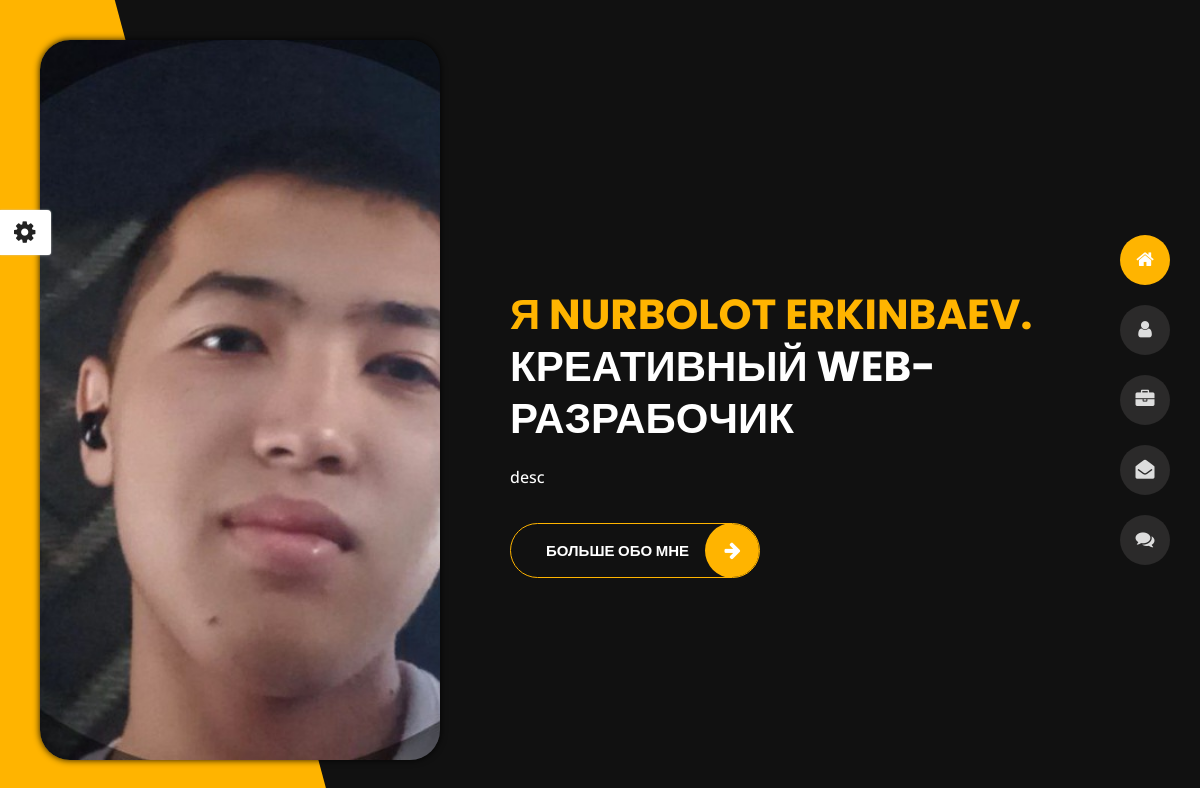
Before: / with the older database file.
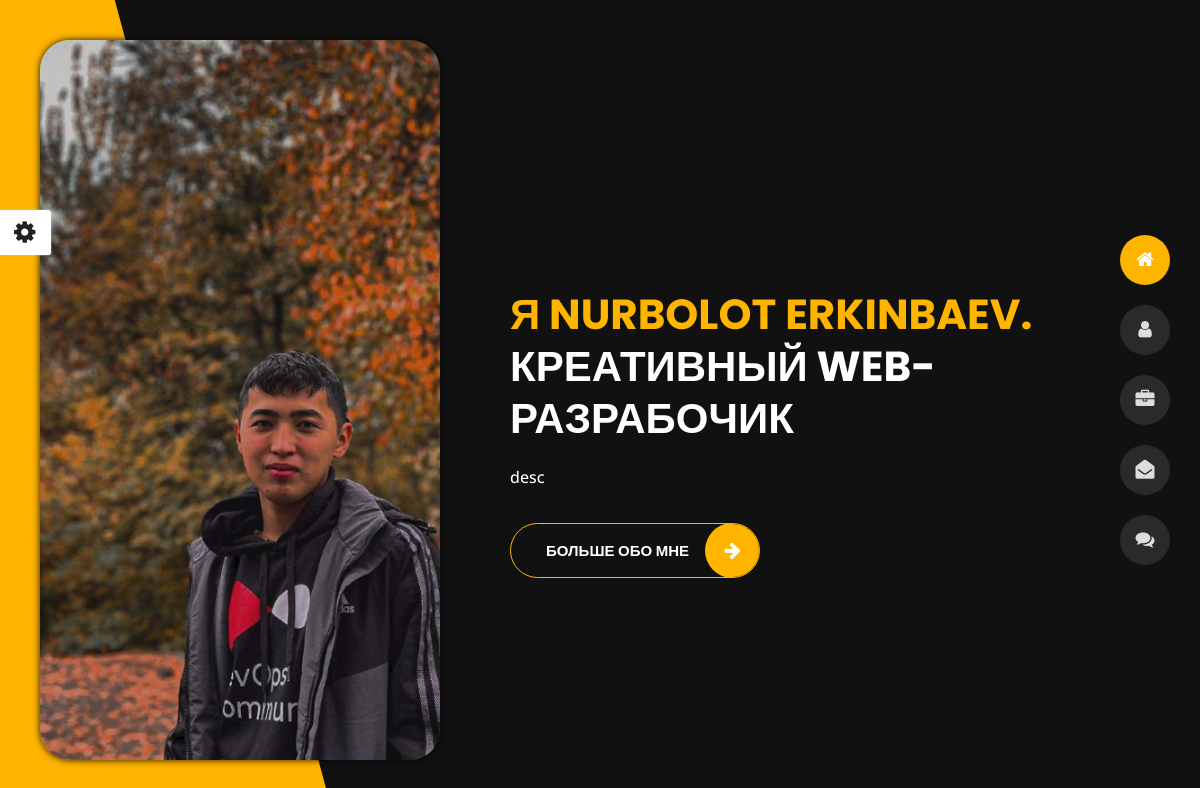
After: the same page with the newer database file.
### about/models.py (models this page shows)
class About(models.Model):
    my_name = models.CharField(max_length =245)
    my_desc = models.TextField()
    my_works1 = models.CharField(max_length =255)
    my_works2 = models.CharField(max_length =255)
    my_firstName = models.CharField(max_length =255)
    my_lastName = models.CharField(max_length =255)
    my_birthday = models.CharField(max_length =255)
    my_nationality = models.CharField(max_length =255)
    my_experience = models.CharField(max_length =255)
    my_adress=models.CharField(max_length = 255)
    my_freelance = models.CharField(max_length =255)
    my_language = models.CharField(max_length =255)
    my_phone = models.CharField(max_length =255)
    my_email = models.EmailField()
    my_instagram = models.CharField(max_length =255)
    my_youtube = models.URLField()
    my_age = models.CharField(max_length =255)
    my_proEnd = models.CharField(max_length =255)
    my_Award = models.CharField(max_length =255)
    my_happyPerson = models.CharField(max_length =255)
    my_photo = models.FileField(upload_to = 'photo/')

### about/views.py (the view)
# urls.py: path('',index, name = 'index'),
def index(request):
    about = About.objects.latest('id')
    context = {
        'about':about
    }
    return render(request,'index.html',context)

### templates/index.html (shortened to what this page needs)
﻿{% extends 'homepage.html'%}
{%load static %}
{%block content%}
<body class='home'>
<div id="showSwitcher" class="styleSecondColor"><i class="fa fa-cog fa-spin"></i></div>
{%include 'header.html'%}
<section class="container-fluid main-container container-home p-0 revealator-slideup revealator-once revealator-delay1">
    <div class="row home-details-container align-items-center">
        <div style='background-image: url({{about.my_photo.url}}) !important;' class="col-lg-4 bg position-fixed d-none d-lg-block"></div>
        <div class="col-12 col-lg-8 offset-lg-4 home-details text-left text-sm-center text-lg-left">
            <div>
                <h1 class="text-uppercase poppins-font">Я {{about.my_name}}.<span>{{about.my_works2}}</span></h1>
                <p class="open-sans-font">{{about.my_desc}}</p>
                <a class="button" href="{%url 'about'%}">
                    <span class="button-text">Больше обо мне</span>
                    <span class="button-icon fa fa-arrow-right"></span>
                </a>
            </div>
        </div>
    </div>
</section>
{%endblock%}

### templates/homepage.html (shortened to what this page needs)
{%load static %}
<!DOCTYPE html>
<html lang="en">
<head>
    <link href="{% static 'css/bootstrap.min.css'%}" rel="stylesheet">
    <link href="{% static 'css/preloader.min.css'%}" rel="stylesheet">
    <link href="{% static 'css/circle.css'%}" rel="stylesheet">
    <link href="{% static 'css/font-awesome.min.css'%}" rel="stylesheet">
    <link href="{% static 'css/fm.revealator.jquery.min.css'%}" rel="stylesheet">
    <link href="{% static 'css/style.css'%}" rel="stylesheet">
    <link href="{% static 'css/skins/yellow.css'%}" rel="stylesheet">
    <link rel="alternate stylesheet" type="text/css" title="blue" href="{% static 'css/skins/blue.css'%}" />
    <link rel="alternate stylesheet" type="text/css" title="green" href="{% static 'css/skins/green.css'%}" />
    <link rel="alternate stylesheet" type="text/css" title="yellow" href="{% static 'css/skins/yellow.css'%}" />
    <link rel="alternate stylesheet" type="text/css" title="blueviolet" href="{% static 'css/skins/blueviolet.css'%}" />
    <link rel="alternate stylesheet" type="text/css" title="goldenrod" href="{% static 'css/skins/goldenrod.css'%}" />
    <link rel="alternate stylesheet" type="text/css" title="magenta" href="{% static 'css/skins/magenta.css'%}" />
    <link rel="alternate stylesheet" type="text/css" title="orange" href="{% static 'css/skins/orange.css'%}" />
    <link rel="alternate stylesheet" type="text/css" title="purple" href="{% static 'css/skins/purple.css'%}" />
    <link rel="alternate stylesheet" type="text/css" title="red" href="{% static 'css/skins/red.css'%}" />
    <link rel="alternate stylesheet" type="text/css" title="yellowgreen" href="{% static 'css/skins/yellowgreen.css'%}" />
    <link rel="stylesheet" type="text/css" href="{% static 'css/styleswitcher.css'%}" />
</head>
    {%block content%}
    {%endblock%}
</body>
</html>

### templates/header.html (shortened to what this page needs)
{%load static%}
<header class="header" id="navbar-collapse-toggle">
    <ul class="icon-menu d-none d-lg-block revealator-slideup revealator-once revealator-delay1">
        <li class="icon-box active">
            <i class="fa fa-home"></i>
            <a href="{%url 'index'%}">
            </a>
        </li>
        <li class="icon-box">
            <i class="fa fa-user"></i>
            <a href="{% url 'about'%}">
            </a>
        </li>
        <li class="icon-box">
            <i class="fa fa-briefcase"></i>
            <a href="{%url 'portfolio'%}">
            </a>
        </li>
        <li class="icon-box">
            <i class="fa fa-envelope-open"></i>
            <a href="{%url 'contact'%}">
            </a>
        </li>
        <li class="icon-box">
            <i class="fa fa-comments"></i>
            <a href="{%url 'blog_name'%}">
            </a>
        </li>
    </ul>
</header>

### static/css/style.css (style rules this page uses)
html { overflow-x: hidden; height: 100%; }
body { font-family: 'Poppins', sans-serif; font-size: 15px; color: #fff; font-weight: 500; line-height: 1.6; position: relative; background-size: cover; background-position: center; height: 100%; width: 100%; background-color: #111; }
.poppins-font { font-family: 'Poppins', sans-serif; }
.open-sans-font { font-family: 'Open Sans', sans-serif; }
.no-transform { transform: none !important; }
.button { overflow: hidden; display: inline-block; line-height: 1.4; border-radius: 35px; white-space: nowrap; text-overflow: ellipsis; text-align: center; cursor: pointer; vertical-align: middle; user-select: none; transition: 250ms all ease-in-out; text-transform: uppercase; text-decoration: none !important; position: relative; z-index: 1; padding: 16px 70px 16px 35px; font-size: 15px; font-weight: 600; color: #fff; background-color: transparent; outline: none !important; }
.button .button-text { position: relative; z-index: 2; color: #fff; transition: .3s ease-out all; }
.button:before { z-index: -1; content: ''; position: absolute; top: 0; bottom: 0; left: 0; right: 0; transform: translateX(100%); transition: .3s ease-out all; }
.button-icon { position: absolute; right: -1px; top: -1px; bottom: 0; width: 55px; height: 55px; display: flex; justify-content: center; align-items: center; font-size: 19px; color: #ffffff; border-radius: 50%; }
@media (min-width: 992px) { .header { position: fixed; right: 30px; bottom: 0; z-index: 3; display: flex; align-items: center; height: calc(100vh - 200px); top: 100px; opacity: 1; transition: opacity 0.3s; -webkit-transition: opacity 0.3s; } }
@media (min-width: 992px) { .header ul.icon-menu { margin: 0; padding: 0; } }
@media (min-width: 992px) { .header ul.icon-menu li.icon-box { width: 50px; height: 50px; list-style: none; position: relative; display: flex; align-items: center; transition: .3s; margin: 20px 0; border-radius: 50%; background: #2b2a2a; } }
@media (min-width: 992px) { .header ul.icon-menu li.icon-box i { color: #ddd; font-size: 19px; transition: .3s; } }
@media (min-width: 992px) { .header ul.icon-menu li.icon-box.active, .header ul.icon-menu li.icon-box:hover, .header ul.icon-menu li.icon-box.active i, .header ul.icon-menu li.icon-box:hover i { color: #fff; } }
@media (min-width: 992px) { .header .icon-box a { display: block; padding: 0; width: 50px; height: 50px; } }
@media (min-width: 992px) { .header .icon-box i.fa { position: absolute; pointer-events: none; } }
@media (min-width: 992px) { .header .icon-menu i { left: 0; right: 0; margin: 0 auto; display: block; text-align: center; font-size: 35px; top: 15px; } }
.home .bg { background-image: url(../img/2.jpg); background-size: cover; background-repeat: no-repeat; background-position: top; height: calc(100vh - 80px); z-index: 111; border-radius: 30px; left: 40px; top: 40px; box-shadow: 0 0 7px rgba(0,0,0,.9); }
.home .container-home { display: flex; align-items: center; min-height: 100%; }
.home .home-details > div { max-width: 550px; margin: 0 auto; }
.home .home-details h1 { font-size: 51px; line-height: 62px; font-weight: 700; margin: 18px 0 10px; position: relative; padding-left: 70px; }
.home .home-details h1:before { content: ''; position: absolute; left: 0; top: 29px; height: 4px; width: 40px; border-radius: 10px; }
.home .home-details h1 span { color: #fff; display: block; }
.home .home-details p { margin: 15px 0 28px; font-size: 16px; line-height: 35px; }
@media (max-width: 1200px) { .home .home-details h1 { padding-left: 0; } }
@media (max-width: 1200px) { .home .home-details h1:before { display: none; } }
@media (max-width: 1200px) and (min-width: 992px) { .home .home-details h1 { font-size: 42px; line-height: 52px; } }
@media (min-width: 992px) { .home .home-details-container { width: 100%; height: 100vh; } }
@media (min-width: 992px) { body.home { overflow: hidden; } }

### static/css/styleswitcher.css (style rules this page uses)
#showSwitcher { z-index: 11111; margin-left:0px; position:fixed; left:0; top:210px; background: #fff; box-shadow:#ccc 0 0 2px; border-left:0; font-size:18px; display: block; -webkit-border-bottom-right-radius: 3px; -webkit-border-top-right-radius: 4px; -moz-border-radius-bottomright: 3px; -moz-border-radius-topright: 4px; border-bottom-right-radius: 3px; border-top-right-radius: 4px; padding: 10px 16px 10px 14px; cursor: pointer; }
#showSwitcher i { font-size:25px; color:#222; }

Changed rows visible on the page:
changed About "NURBOLOT ERKINBAEV": my_photo: a different picture
